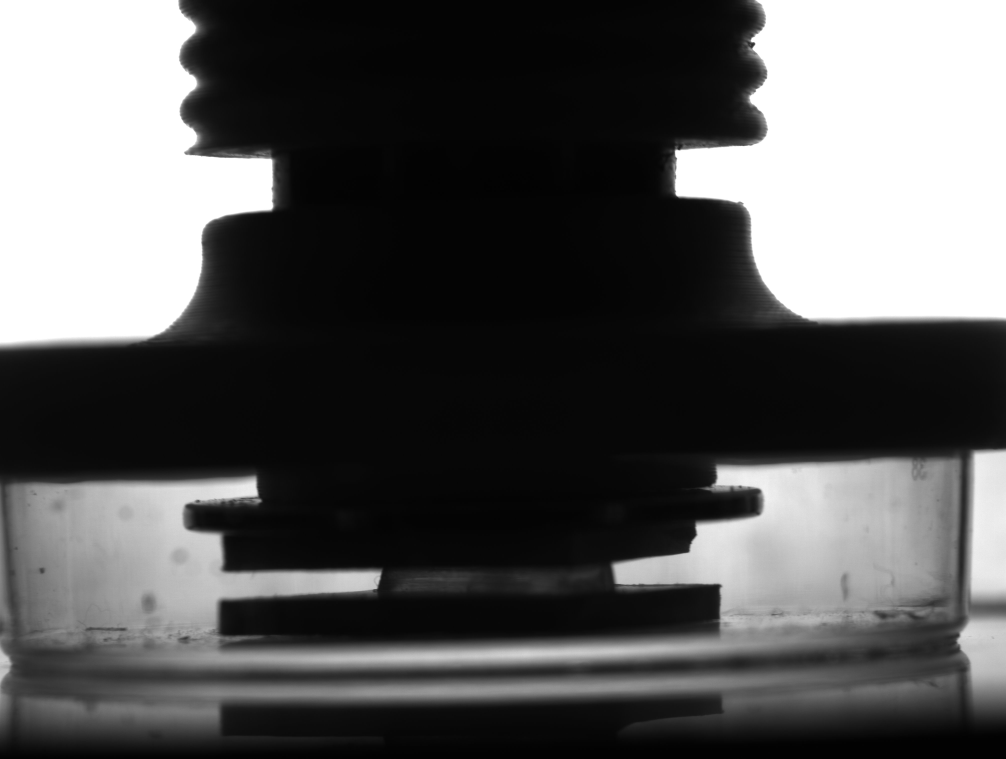
#> input picture dish-1.jpg, 4024 x 3036 px (shown at 1/4 size)
$ python warpaffine-demo.py dish-1.jpg
#> lines starting #> are read from the running program, lines starting #| are printed output that depends on the picture
#!/usr/bin/env python3

import os
import sys
import numpy as np
import cv2 as cv
#import scipy.ndimage, imageio

# in opencv, 2D coordinate frames are: x right, y down

# transformation matrices take coordinate vectors (v) and make new coordinate vectors (v')
# M * v = v'

# transformations can be composed by multiplication:
#   M2 * (M1 * v)
# = (M2 * M1) * v

# the order of matrix multiplication matters. M2*M1 != M1*M2

# those vectors are column vectors in the mathematical sense
# in practice, they're simple python tuples (x,y,1) or 1d numpy arrays

# numpy matrices are indexed [row,column] (i.e. [y,x])
# numpy provides the @ infix operator for matrix multiplication
# ordinary * is elementwise

# the matrices we build here assume (x,y,1) column vectors of coordinates

# the (x,y,1) form is called homogeneous coordinates

# affine transformations need homogeneous coordinates to produce translation

# an affine transformation matrix has shape 2x3
# its parts can be understood as the rotation/scaling/shearing part (first two columns)
# and the translation part (third column)

# when transforming between coordinate frames, you can have two senses.
# the "forward" (push) sense maps source coordinates to destination coordinates
# the backward (pull) sense maps destination coordinates to source coordinates

# opencv's warpAffine uses the pull sense. for every destination pixel
# it calculates the point in the source image (and then it interpolates)

# to convert between senses, just invert the matrix.
# if it's a 2x3 matrix, complete it to be a 3x3 martix using row [0,0,1], then invert.

def normalize(vector):
	vector = np.array(vector)
	length = np.linalg.norm(vector)
	return vector / length

def translation(tx, ty):
	result = np.eye(3)
	result[0:2, 2] = (tx, ty) # set last column
	return result

def scale(sx, sy):
	result = np.eye(3)
	result[0,0] = sx # set values on the diagonals
	result[1,1] = sy
	return result

def rotation_by_angle(degrees):
	# let's be lazy
	result = np.eye(3)
	# opencv's rotation sense is +x towards -y, i.e. ccw in a x-right y-down coordinate system
	# I'd like it to be +x towards +y
	# so we could negate the angle
	#result[0:2, 0:3] = cv.getRotationMatrix2D(center=(0,0), angle=-degrees, scale=1.0)

	# let's build this ourselves
	alpha = degrees / 180 * np.pi # in radians
	c = np.cos(alpha)
	s = np.sin(alpha)

	result[0:2, 0] = (c, s) # map x axis to this vector
	result[0:2, 1] = (-s, c)

	return result

def rotation_by_axis(xaxis):
	xaxis = normalize(xaxis)
	(dx, dy) = xaxis

	result = np.eye(3)
	result[0:2, 0] = (dx, dy) # x coordinates are mapped to this
	result[0:2, 1] = (-dy, dx) # y: 90 degree rotated vector

	return result

def shear(xaxis, yaxis):
	result = np.eye(3)
	result[0:2, 0] = xaxis # x coordinates (x,0) are mapped to this
	result[0:2, 1] = yaxis # (0,y) are mapped to this
	return result


### MAIN PROGRAM ###

if len(sys.argv) >= 2:
	srcpath = sys.argv[1]
else:
	srcpath = cv.samples.findFile("lena.jpg")

src = cv.imread(srcpath)
#> src is the input picture: shape (3036, 4024, 3); min 1, max 255, mean 87.2
sh, sw = src.shape[:2]
#> sh = 3036; sw = 4024

dw, dh = (1024, 768) # of anything you like
#dw, dh = sw, sh

# let's build two transformations

# first, shake and bake
# rotate 30 degrees counterclockwise
# thanks to opencv's interpretation of the value, positive is ccw, which is +x towards -y
# mathematically positive angles rotate +x towards +y
M1 = cv.getRotationMatrix2D(center=(sw/2, sh/2), angle=30, scale=1.0)
# uses same center for source and destination frame
# to center it in an output canvas of a different size you'd have to shift it some more

# second, DIY
# let's use the forward transform sense, i.e. source point transformed into dest point
# p_dest = T2 * R * T1 * p_src
# T1 moves the rotation center in the source to the origin (subtract)
# R rotates (around "origin")
# T2 moves points to the rotation center in the destination (add)

T1 = translation(tx=-sw/2, ty=-sh/2)
T2 = translation(tx=+dw/2, ty=+dh/2)

# try these:
R = rotation_by_angle(degrees=-30) # rotates +x towards +y, i.e. clockwise (mathematical sense, opposite of cv.getRotMat2D)
#R = rotation_by_axis((+8.6, -5)) # normalizes the vector before use. (0.866, -0.5) is approximately -30 degrees
#R = shear(xaxis=(1, -0.1), yaxis=(0.5, 0.5)) # notice how the axes are mapped in the output, y is turned diagonal, x is slightly ascending (negative y)

H = T2 @ R @ T1 # @ is np.dot

# I'm calling it H because a 3x3 matrix of this purpose is generally called homography
# homographies can do perspective transformations

# we built an affine transformation
# so the "homography" part should be (0,0,1), i.e. not used at all
assert np.isclose(a=H[2], b=(0,0,1)).all() # check that the last row is (0,0,1)
M2 = H[0:2, :] # take 2x3 part

# opencv warpAffine and warpPerspective internally operate in a pull sense
# they normally invert the given matrix so that you can simply give it a push sense matrix
# if you pass the WARP_INVERSE_MAP flag, that inversion is _not_ done and the matrix you give is used directly
# example: flags=cv.WARP_INVERSE_MAP | cv.INTER_CUBIC

dest1 = cv.warpAffine(src, M=M1, dsize=(dw, dh), flags=cv.INTER_CUBIC)
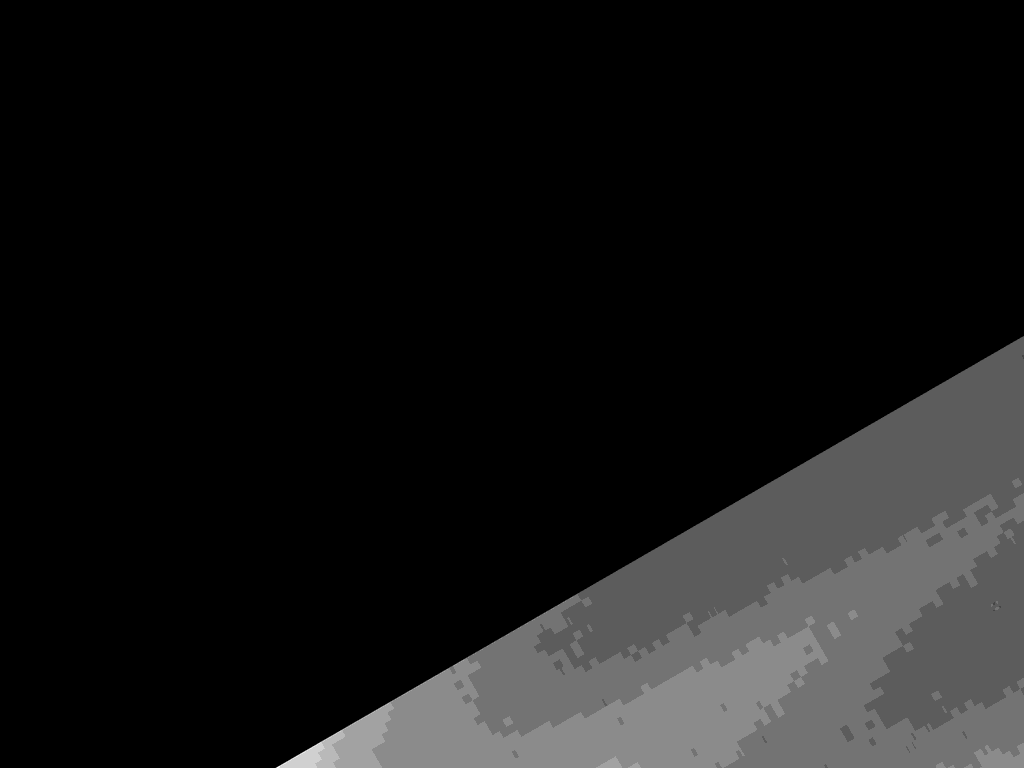
#> dest1: shape (768, 1024, 3); min 0, max 11, mean 0.988; drawn with min black and max white
dest2 = cv.warpAffine(src, M=M2, dsize=(dw, dh), flags=cv.INTER_CUBIC)
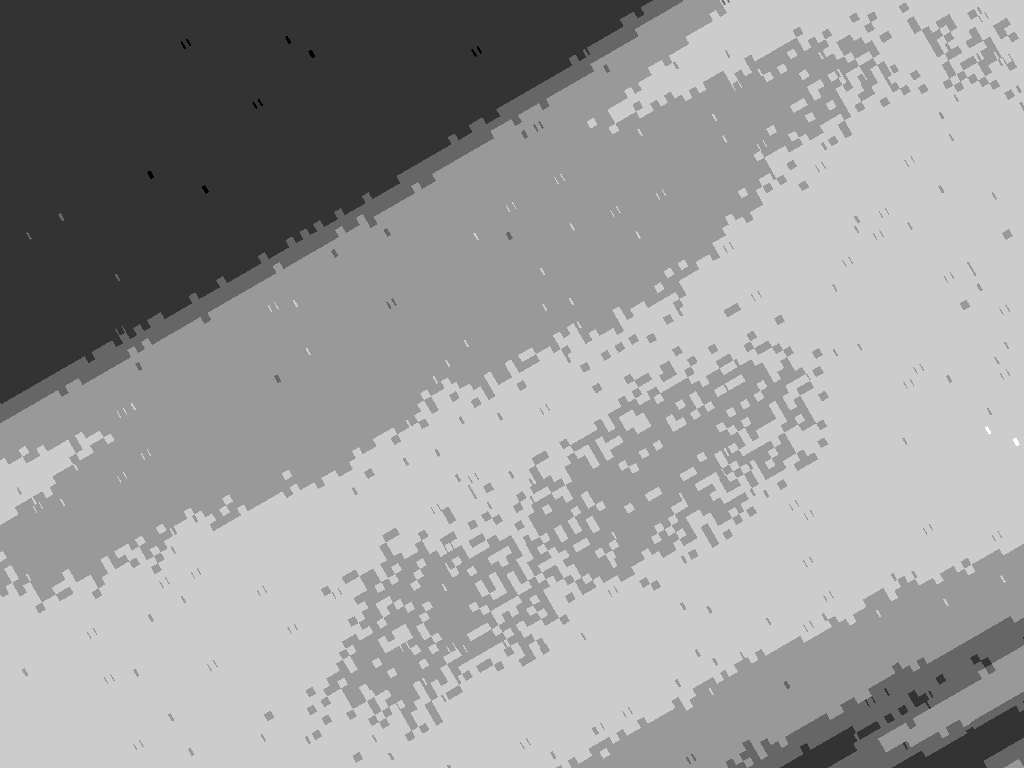
#> dest2: shape (768, 1024, 3); min 3, max 8, mean 6.03; drawn with min black and max white

cv.imshow("src", src)
cv.imshow("dest1", dest1)
cv.imshow("dest2", dest2)

cv.waitKey(-1)
cv.destroyAllWindows()
